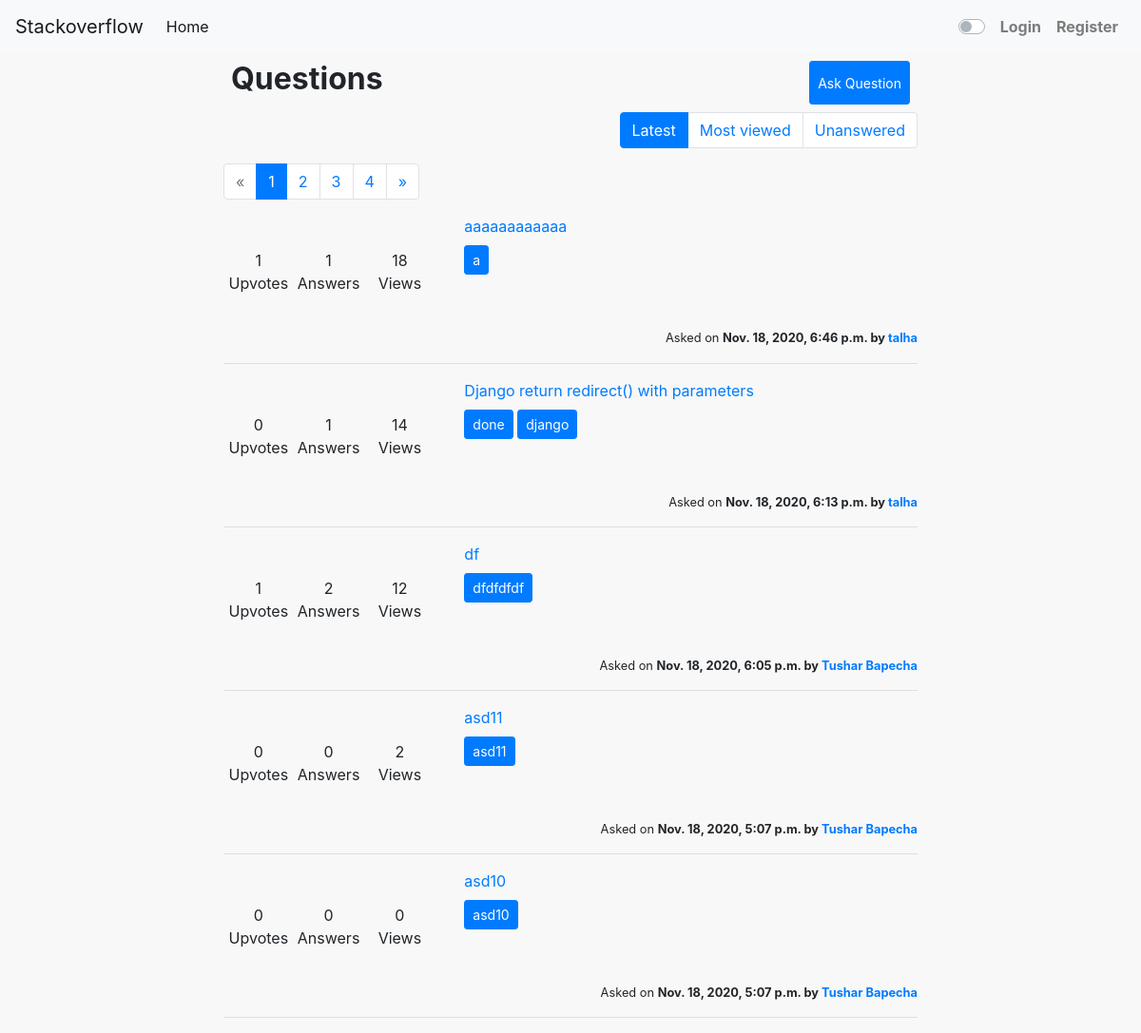
Before: / with the older database file.
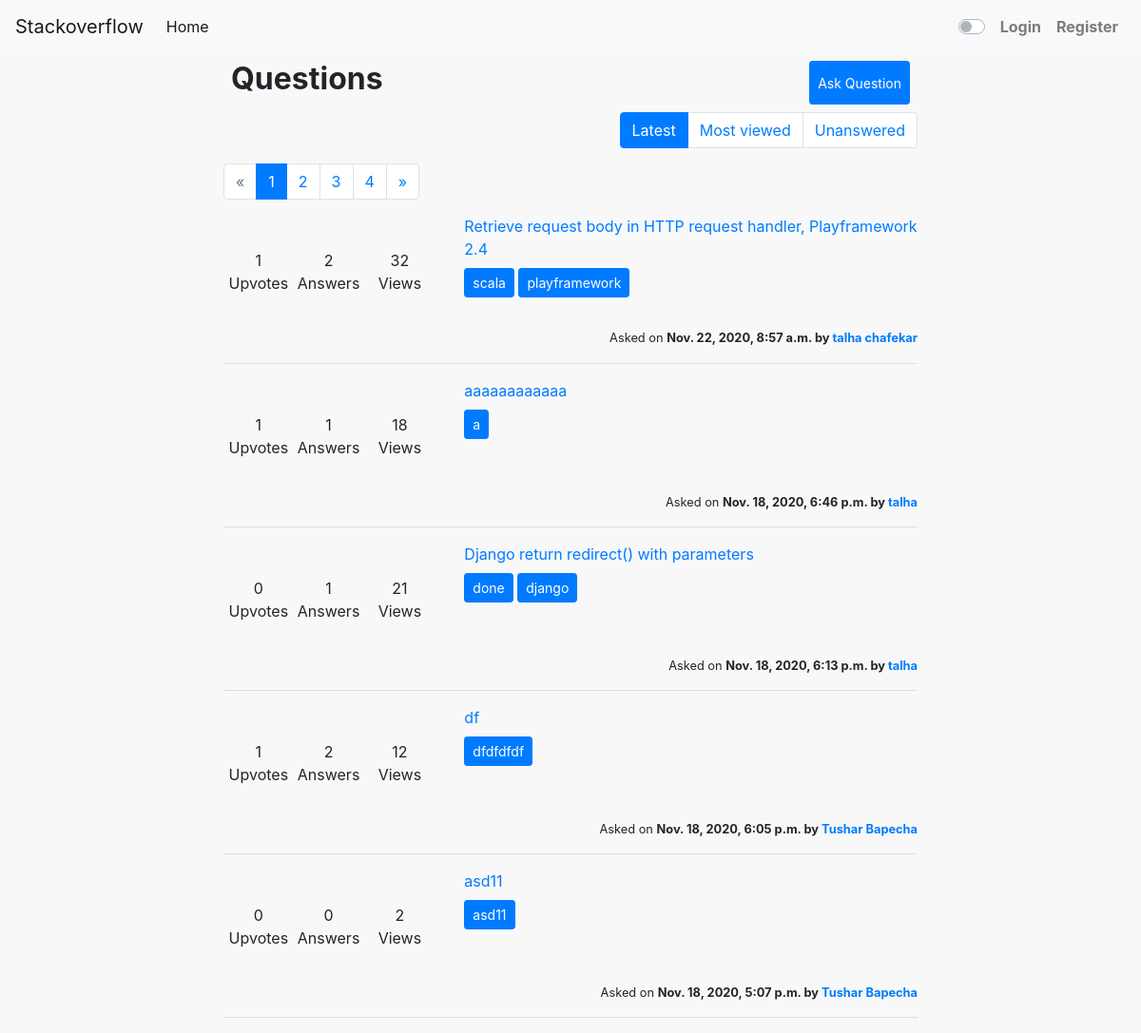
After: the same page with the newer database file.
### main/models.py (models this page shows)
class Questions(models.Model):
    title = models.CharField(max_length=long_len)
    ques_content = models.TextField()
    tags = models.ManyToManyField(Tags)
    upvotes = models.ManyToManyField(settings.AUTH_USER_MODEL, related_name='user_upvote')
    downvotes = models.ManyToManyField(settings.AUTH_USER_MODEL, related_name='user_downvote')
    answers = models.ManyToManyField('main.Answer', related_name='answers')
    author = models.ForeignKey(settings.AUTH_USER_MODEL, on_delete=models.CASCADE, blank=False)
    views = models.IntegerField(default=0)
    is_answered = models.BooleanField(default=False)
    created_at = models.DateTimeField(auto_now_add=True)
    updated_at = models.DateTimeField(auto_now=True)
    votes = models.IntegerField(default=0)

class Tags(models.Model):
    tag_word = models.CharField(max_length=medium_len, unique = True)

### userauth/models.py (models this page shows)
class StackoverflowUser(AbstractUser):
    email = models.EmailField(verbose_name='email address', max_length=long_len, unique=True)
    name = models.CharField(max_length=long_len)
    reputation_score = models.IntegerField(default=0)
    about_me = models.TextField(default='Apparently, this user prefers to keep an air of mystery about them.')
    ques_asked = models.ManyToManyField('main.Questions', blank = True)
    ans_given = models.ManyToManyField('main.Answer', blank = True)
    profile_pic = models.ImageField(upload_to='user_profile_pic', default='default_image.png',blank=True, null = True)
    date_joined = models.DateTimeField(default = timezone.now)
    USERNAME_FIELD = 'username'
    REQUIRED_FIELDS = [''] # Email & Password are required by default.

### main/views.py (the view)
# urls.py: path('', views.questions, name = 'name_questions'),
def questions(request):
    main_query = Questions.objects
    if request.GET and ('q' in request.GET) and request.GET['q'] == 'mostviewed':
        all_questions = main_query.all().order_by('-views')
        marked = 'mostviewed'
    elif request.GET and ('q' in request.GET) and request.GET['q'] == 'unanswered':
        all_questions = main_query.filter(is_answered = False)
        marked = 'unanswered'
    else:
        marked = 'latest'
        all_questions = main_query.all().order_by('-created_at')
    page = request.GET.get('page', 1)
    paginator = Paginator(all_questions, 5)
    try:
        all_questions = paginator.page(page)
    except PageNotAnInteger:
        all_questions = paginator.page(1)
    except EmptyPage:
        all_questions = paginator.page(paginator.num_pages)
    return render(request, 'main/questions.html',{'all_questions':all_questions,'marked' : marked})

### main/templates/main/questions.html
{% extends 'main/base.html' %}
{% block content %}
    <div class="container">
        <div class="row">
            <div class="col-12 col-md-2"></div>
            <div class="col-12 col-md-8">
                <div style="display: flex;justify-content: space-between;" class="p-2">
                    <h2><b>Questions</b></h2>
                    <button onclick="location.href='{% url 'name_askquestion' %}'" class="btn btn-primary btn-sm" type="submit">
                        Ask Question
                    </button>
                </div>
                <div style="display: flex;flex-direction: row;justify-content: end;">
                    <nav aria-label="">
                        <ul class="pagination pagination-md">
                          <li class="page-item {% if marked == 'latest' %} active{% endif %}"><a class="page-link" href="?q=latest">Latest</a></li>
                          <li class="page-item {% if marked == 'mostviewed' %} active{% endif %}"><a class="page-link" href="?q=mostviewed">Most viewed</a></li>
                          <li class="page-item {% if marked == 'unanswered' %} active{% endif %}"><a class="page-link" href="?q=unanswered">Unanswered</a></li>
                        </ul>
                    </nav>
                </div>
<nav aria-label="Page navigation example">
{% if all_questions.has_other_pages %}
  <ul class="pagination">
    {% if all_questions.has_previous %}
      <li class="page-item"><a class="page-link" href="?page={{ all_questions.previous_page_number }}&q={{marked}}">&laquo;</a></li>
    {% else %}
      <li class="disabled page-item"><span class="page-link">&laquo;</span></li>
    {% endif %}
    {% for i in all_questions.paginator.page_range %}
      {% if all_questions.number == i %}
        <li class="active page-item"><span class="page-link">{{ i }} <span class="sr-only">(current)</span></span></li>
      {% else %}
        <li class="page-item"><a class="page-link" href="?page={{ i }}&q={{marked}}">{{ i }}</a></li>
      {% endif %}
    {% endfor %}
    {% if all_questions.has_next %}
      <li class="page-item"><a class="page-link" href="?page={{ all_questions.next_page_number }}&q={{marked}}">&raquo;</a></li>
    {% else %}
      <li class="disabled page-item"><span class="page-link">&raquo;</span></li>
    {% endif %}
  </ul>
{% endif %}
</nav>
                {% for q in all_questions %}
                <div class="row mt-2">
                    <div class="col-12 col-md-4">
                        <div style="height:120px;display: flex;flex-direction: row;justify-content: center;align-items: center;" class="text-center">
                            <div style="flex: 0.33;">{{q.upvotes.all.count}}<br>Upvotes</div>
                            <div style="flex: 0.33;">{{q.answers.all.count}}<br>Answers</div>
                            <div style="flex: 0.34;">{{q.views}}<br>Views</div>
                        </div>
                    </div>
                    <div class="col-12 col-md-8">
                        <div style="max-height: 70px;overflow: hidden;" class="mb-2">
                          <a href="{% url 'name_questionsingle' q.pk %}">{{q.title}}</a>
                        </div>
                        <div style="max-height: 40px;overflow: hidden;" class="mb-2">
                          {% for t in q.tags.all %}
                            <button onclick="location.href='{% url 'name_questionByTag' t.tag_word %}'" class="btn btn-primary btn-sm" type="submit">{{t.tag_word}}</button>
                          {% endfor %}
                        </div>
                    </div>
                </div>
                <div style="display: flex;align-items:flex-end; flex-direction: column;">
                    <small>Asked on <strong> {{q.created_at}} by <a href="{% url 'name_profile' q.author.username %}">{{q.author.name}}</a></strong></small>
                </div>
                <hr>
                {% endfor %}
            </div>
            <div class="col-12 col-md-2"></div>
        </div>
    </div>
{% endblock %}

Changed rows visible on the page:
no longer on this page (row unchanged): Questions: upvotes.all.count "0", answers.all.count "0", views "0", title "asd10", created_at "Nov. 18, 2020, 5:07 p.m.", author.name "Tushar Bapecha"
no longer on this page (row unchanged): Tags: tag_word "asd10", shown under "0"
added Questions: upvotes.all.count "1", answers.all.count "2", views "32", title "Retrieve request body in HTTP request handler, Playframework 2.4", created_at "Nov. 22, 2020, 8:57 a.m.", author.name "talha chafekar"
added Tags: tag_word "scala", shown under "1"
added Tags: tag_word "playframework", shown under "1"
changed Questions "Django return redirect() with parameters": views "14" → "21"
